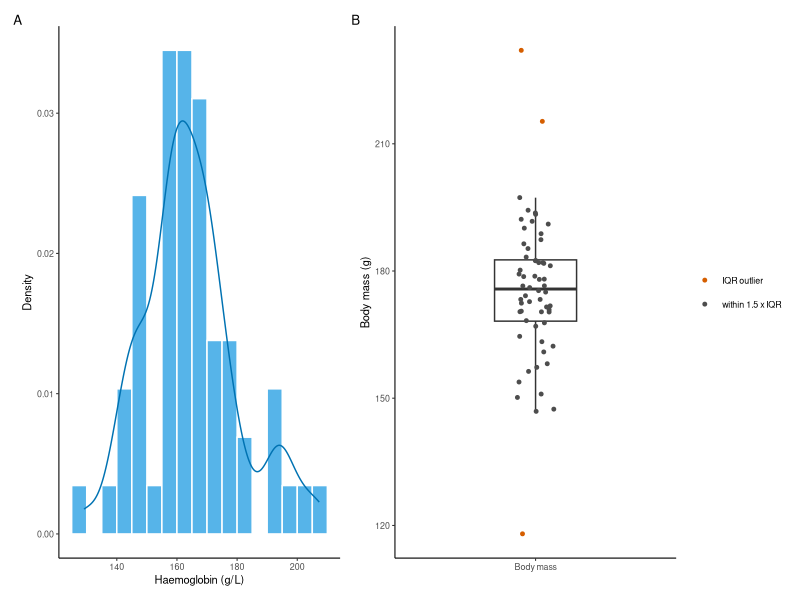

This chart was generated by the following R code:
# ============================================================
# bioR · 描述统计与分布：先看数据，再做检验
# All example code for ch10, auto-assembled from tools/examples/.
# Regenerate: node tools/build-chapter-scripts.mjs
# Data: copy assets/data/ into your project before running.
# ============================================================

# ---- ch10-ex-01.R ----
library(readr); library(dplyr)
pika <- read_csv(here::here("assets/data/pika_physiology.csv"),
                 show_col_types = FALSE)
pika |>
  group_by(altitude_group) |>
  summarise(n = n(),
            mean = round(mean(body_mass_g), 1),
            sd = round(sd(body_mass_g), 1),
            median = round(median(body_mass_g), 1),
            iqr = round(IQR(body_mass_g), 1),
            .groups = "drop")
hb <- pika$hemoglobin_g_l
c(mean = round(mean(hb, na.rm = TRUE), 1),
  median = round(median(hb, na.rm = TRUE), 1),
  sd = round(sd(hb, na.rm = TRUE), 1),
  iqr = round(IQR(hb, na.rm = TRUE), 1))

# ---- ch10-ex-02.R ----
library(readr)
pika <- read_csv(here::here("assets/data/pika_physiology.csv"),
                 show_col_types = FALSE)
round(shapiro.test(pika$body_mass_g)$p.value, 3)
round(shapiro.test(pika$hemoglobin_g_l)$p.value, 3)
round(shapiro.test(log(pika$hemoglobin_g_l))$p.value, 3)

# ---- ch10-ex-03.R ----
library(readr); library(dplyr)
pika <- read_csv(here::here("assets/data/pika_physiology.csv"),
                 show_col_types = FALSE)
q <- quantile(pika$body_mass_g, c(.25, .75))
iqr <- IQR(pika$body_mass_g)
lo <- unname(q[1] - 1.5 * iqr)
hi <- unname(q[2] + 1.5 * iqr)
c(lower = round(lo, 1), upper = round(hi, 1))
pika |>
  filter(body_mass_g < lo | body_mass_g > hi) |>
  select(id, altitude_group, body_mass_g)

# ---- ch10-ex-04.R ----
library(readr); library(dplyr)
pika <- read_csv(here::here("assets/data/pika_physiology.csv"),
                 show_col_types = FALSE)
hb <- pika$hemoglobin_g_l
c(raw_mean = round(mean(hb, na.rm = TRUE), 1),
  raw_sd = round(sd(hb, na.rm = TRUE), 1))
c(log_mean = round(mean(log(hb), na.rm = TRUE), 2),
  log_sd = round(sd(log(hb), na.rm = TRUE), 2))
round(shapiro.test(log(hb))$p.value, 3)

# ---- ch10-ex-05.R ----
library(readr); library(dplyr); library(ggplot2); library(patchwork)
pika <- read_csv(here::here("assets/data/pika_physiology.csv"),
                 show_col_types = FALSE)
dir.create(here::here("figures"), showWarnings = FALSE)
hb <- pika$hemoglobin_g_l[!is.na(pika$hemoglobin_g_l)]
q <- quantile(pika$body_mass_g, c(.25, .75))
lo <- q[1] - 1.5 * IQR(pika$body_mass_g)
hi <- q[2] + 1.5 * IQR(pika$body_mass_g)
pika$outlier <- ifelse(pika$body_mass_g < lo | pika$body_mass_g > hi,
                       "IQR outlier", "within 1.5 x IQR")
panel_a <- ggplot(data.frame(hb = hb), aes(hb)) +
  geom_histogram(aes(y = after_stat(density)), binwidth = 5, boundary = 0,
                 fill = "#56B4E9", colour = "white") +
  geom_density(colour = "#0072B2") +
  labs(x = "Haemoglobin (g/L)", y = "Density") +
  theme_classic(base_size = 8)
panel_b <- ggplot(pika, aes("Body mass", body_mass_g)) +
  geom_boxplot(width = .35, outlier.shape = NA) +
  geom_jitter(aes(colour = outlier), width = .08, size = 1) +
  scale_colour_manual(values = c("IQR outlier" = "#D55E00",
                                 "within 1.5 x IQR" = "#4D4D4D")) +
  labs(x = NULL, y = "Body mass (g)", colour = NULL) +
  theme_classic(base_size = 8)
fig <- wrap_plots(panel_a, panel_b, nrow = 1) +
  plot_annotation(tag_levels = "A")
ggsave(here::here("figures/fig_distributions.svg"), fig,
       width = 183, height = 70, units = "mm")
file.exists(here::here("figures/fig_distributions.svg"))
